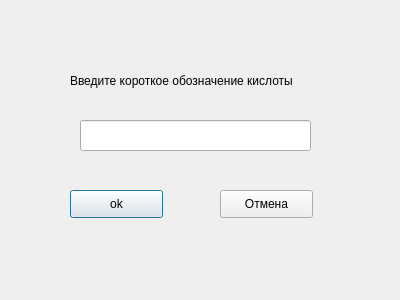
<?xml version="1.0" encoding="UTF-8"?>
<ui version="4.0">
 <class>addwindow</class>
 <widget class="QDialog" name="addwindow">
  <property name="geometry">
   <rect>
    <x>0</x>
    <y>0</y>
    <width>400</width>
    <height>300</height>
   </rect>
  </property>
  <property name="windowTitle">
   <string>Dialog</string>
  </property>
  <widget class="QPushButton" name="ok_1">
   <property name="geometry">
    <rect>
     <x>70</x>
     <y>190</y>
     <width>93</width>
     <height>28</height>
    </rect>
   </property>
   <property name="text">
    <string>ok</string>
   </property>
  </widget>
  <widget class="QPushButton" name="pushButton">
   <property name="geometry">
    <rect>
     <x>220</x>
     <y>190</y>
     <width>93</width>
     <height>28</height>
    </rect>
   </property>
   <property name="text">
    <string>Отмена</string>
   </property>
  </widget>
  <widget class="QLabel" name="label">
   <property name="geometry">
    <rect>
     <x>70</x>
     <y>60</y>
     <width>251</width>
     <height>41</height>
    </rect>
   </property>
   <property name="text">
    <string>Введите короткое обозначение кислоты</string>
   </property>
  </widget>
  <widget class="QLineEdit" name="acidname">
   <property name="geometry">
    <rect>
     <x>80</x>
     <y>120</y>
     <width>231</width>
     <height>31</height>
    </rect>
   </property>
  </widget>
 </widget>
 <resources/>
 <connections/>
</ui>
